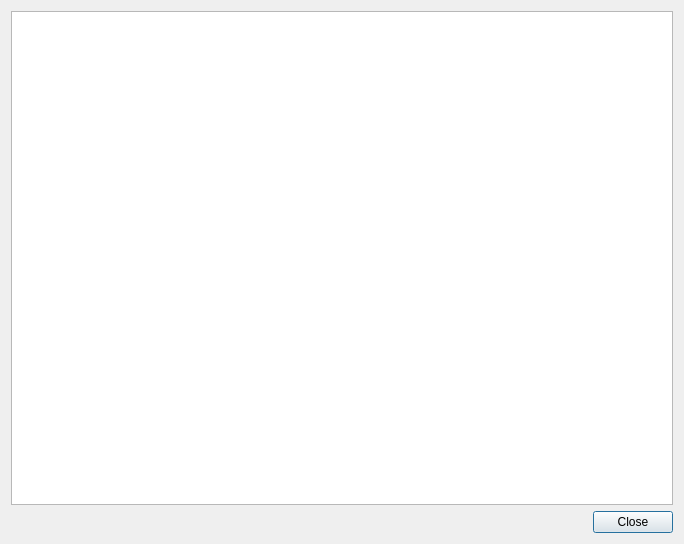
<?xml version="1.0" encoding="UTF-8"?>
<ui version="4.0">
 <class>AndroidConfigTestDialog</class>
 <widget class="QDialog" name="AndroidConfigTestDialog">
  <property name="geometry">
   <rect>
    <x>0</x>
    <y>0</y>
    <width>684</width>
    <height>544</height>
   </rect>
  </property>
  <property name="windowTitle">
   <string>Device Configuration Test</string>
  </property>
  <layout class="QVBoxLayout" name="verticalLayout">
   <item>
    <widget class="QPlainTextEdit" name="testResultEdit">
     <property name="readOnly">
      <bool>true</bool>
     </property>
    </widget>
   </item>
   <item>
    <layout class="QHBoxLayout" name="horizontalLayout">
     <item>
      <widget class="QLabel" name="errorLabel">
       <property name="palette">
        <palette>
         <active>
          <colorrole role="WindowText">
           <brush brushstyle="SolidPattern">
            <color alpha="255">
             <red>255</red>
             <green>0</green>
             <blue>0</blue>
            </color>
           </brush>
          </colorrole>
         </active>
         <inactive>
          <colorrole role="WindowText">
           <brush brushstyle="SolidPattern">
            <color alpha="255">
             <red>255</red>
             <green>0</green>
             <blue>0</blue>
            </color>
           </brush>
          </colorrole>
         </inactive>
         <disabled>
          <colorrole role="WindowText">
           <brush brushstyle="SolidPattern">
            <color alpha="255">
             <red>120</red>
             <green>120</green>
             <blue>120</blue>
            </color>
           </brush>
          </colorrole>
         </disabled>
        </palette>
       </property>
       <property name="text">
        <string/>
       </property>
       <property name="textFormat">
        <enum>Qt::RichText</enum>
       </property>
      </widget>
     </item>
     <item>
      <widget class="QDialogButtonBox" name="buttonBox">
       <property name="sizePolicy">
        <sizepolicy hsizetype="Maximum" vsizetype="Preferred">
         <horstretch>0</horstretch>
         <verstretch>0</verstretch>
        </sizepolicy>
       </property>
       <property name="orientation">
        <enum>Qt::Horizontal</enum>
       </property>
       <property name="standardButtons">
        <set>QDialogButtonBox::Close</set>
       </property>
      </widget>
     </item>
    </layout>
   </item>
  </layout>
 </widget>
 <resources/>
 <connections>
  <connection>
   <sender>buttonBox</sender>
   <signal>accepted()</signal>
   <receiver>AndroidConfigTestDialog</receiver>
   <slot>accept()</slot>
   <hints>
    <hint type="sourcelabel">
     <x>248</x>
     <y>254</y>
    </hint>
    <hint type="destinationlabel">
     <x>157</x>
     <y>274</y>
    </hint>
   </hints>
  </connection>
  <connection>
   <sender>buttonBox</sender>
   <signal>rejected()</signal>
   <receiver>AndroidConfigTestDialog</receiver>
   <slot>reject()</slot>
   <hints>
    <hint type="sourcelabel">
     <x>316</x>
     <y>260</y>
    </hint>
    <hint type="destinationlabel">
     <x>286</x>
     <y>274</y>
    </hint>
   </hints>
  </connection>
 </connections>
</ui>
